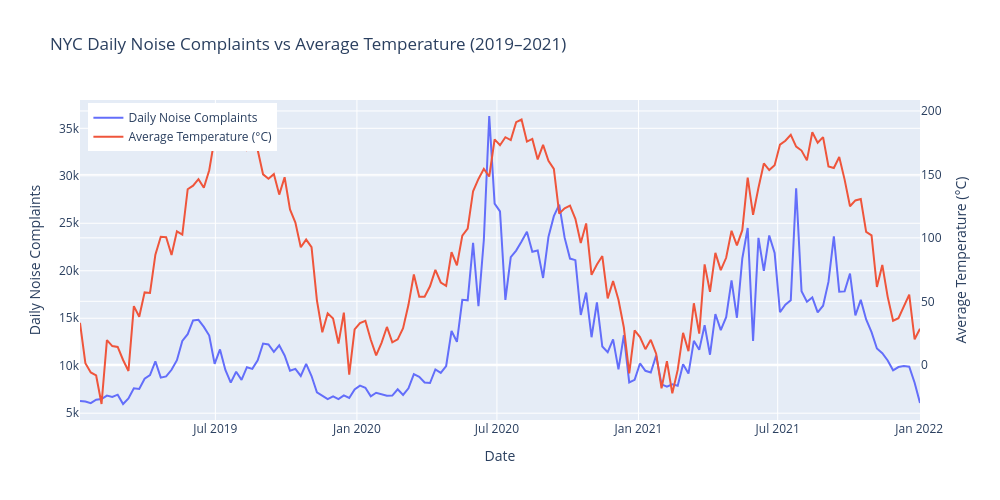

Notebook code for this chart:
### Markdown cell above
To make the graph easeir for the reader, I resampled the days into week and ploted it below

### Code cell
fig = go.Figure()

# Noise complaints line (left axis)
fig.add_trace(
    go.Scatter(
        x=weekly["date"],
        y=weekly["noise_count"],
        mode="lines",
        name="Weekly Noise Complaints"
    )
)

# Temperature line (right axis)
fig.add_trace(
    go.Scatter(
        x=weekly["date"],
        y=weekly["avg_temp"],
        mode="lines",
        name="Average Temperature (°C)",
        yaxis="y2"
    )
)

fig.update_layout(
    title="NYC Weekly Noise Complaints vs Average Temperature (2019–2021)",
    xaxis=dict(
        title="Date"
    ),
    yaxis=dict(
        title=dict(text="Daily Noise Complaints")
    ),
    yaxis2=dict(
        title=dict(text="Average Temperature (°C)"),
        overlaying="y",
        side="right"
    ),
    legend=dict(
        x=0.01,
        y=0.99
    ),
    width=1000,
    height=500
)

fig.show()

### Figure 1 — Plotly figure (JSON) as saved in the notebook; plotly's stock layout.template omitted (floating-point values rounded to 4 significant figures; data arrays with more than 128 entries replaced by an {"elided": "..."} marker saying what was removed)
{"data": [{"mode": "lines", "name": "Daily Noise Complaints", "type": "scatter", "x": {"elided": "157 str values"}, "y": {"elided": "157 int values"}}, {"mode": "lines", "name": "Average Temperature (°C)", "type": "scatter", "x": {"elided": "157 str values"}, "y": {"elided": "157 float values"}, "yaxis": "y2"}], "layout": {"height": 500, "legend": {"x": 0.01, "y": 0.99}, "title": {"text": "NYC Daily Noise Complaints vs Average Temperature (2019–2021)"}, "width": 1000, "xaxis": {"title": {"text": "Date"}}, "yaxis": {"title": {"text": "Daily Noise Complaints"}}, "yaxis2": {"overlaying": "y", "side": "right", "title": {"text": "Average Temperature (°C)"}}}}
